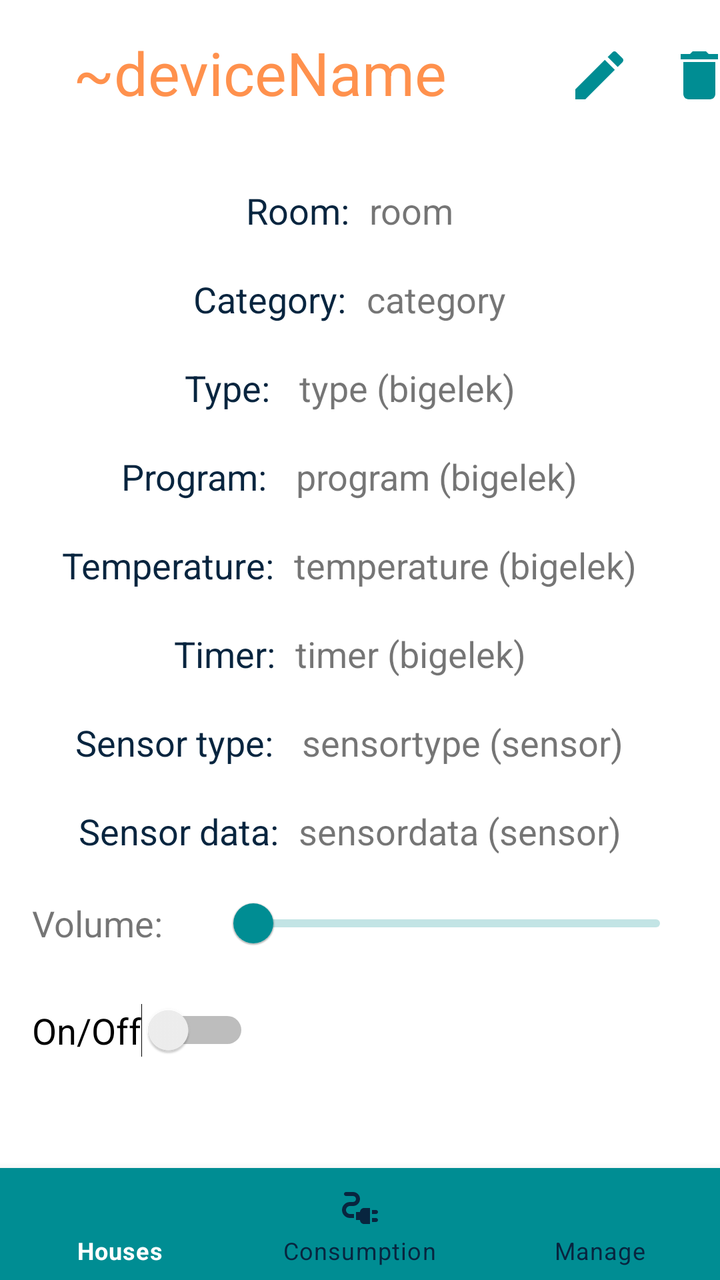
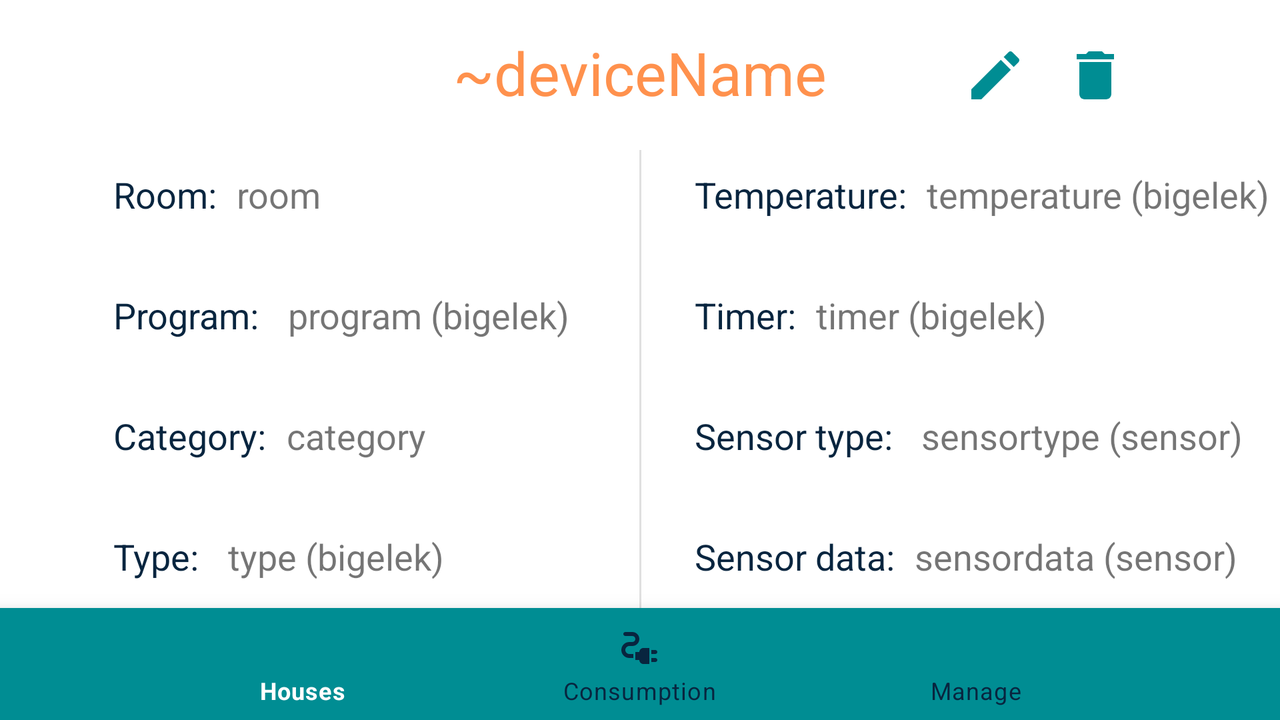

An Android layout and its configuration variant, each rendered on a device that would load it. The default file and the variant file are quoted in full after the pictures.
<!-- AndroidManifest.xml: application theme Theme.SmartHomeMobile -->
<!-- res/layout/activity_device.xml -->
<?xml version="1.0" encoding="utf-8"?>
<androidx.constraintlayout.widget.ConstraintLayout xmlns:android="http://schemas.android.com/apk/res/android"
    xmlns:app="http://schemas.android.com/apk/res-auto"
    xmlns:tools="http://schemas.android.com/tools"
    android:layout_width="match_parent"
    android:layout_height="match_parent"
    tools:context=".DeviceActivity">

    <LinearLayout
        android:id="@+id/linearLayout"
        android:layout_width="match_parent"
        android:layout_height="wrap_content"
        android:layout_marginStart="16dp"
        android:layout_marginTop="24dp"
        android:layout_marginEnd="16dp"
        android:gravity="center"
        android:orientation="vertical"
        android:textAlignment="center"
        android:visibility="visible"
        app:layout_constraintEnd_toEndOf="parent"
        app:layout_constraintHorizontal_bias="1.0"
        app:layout_constraintStart_toStartOf="parent"
        app:layout_constraintTop_toBottomOf="@+id/txtTitleDevice">

        <LinearLayout
            android:layout_width="match_parent"
            android:layout_height="wrap_content"
            android:gravity="center">

            <TextView
                android:id="@+id/lblDeviceRoom"
                android:layout_width="wrap_content"
                android:layout_height="wrap_content"
                android:text="@string/deviceRoomLabel"
                android:textColor="@color/textColorBlue"
                android:textSize="18sp" />

            <TextView
                android:id="@+id/txtDeviceRoom"
                android:layout_width="wrap_content"
                android:layout_height="wrap_content"
                android:layout_margin="10dp"
                android:text="room"
                android:textSize="18sp" />

        </LinearLayout>

        <LinearLayout
            android:layout_width="match_parent"
            android:layout_height="wrap_content"
            android:gravity="center">

            <TextView
                android:id="@+id/lblDeviceCategory"
                android:layout_width="wrap_content"
                android:layout_height="wrap_content"
                android:text="@string/deviceCategoryLabel"
                android:textColor="@color/textColorBlue"
                android:textSize="18sp" />

            <TextView
                android:id="@+id/txtDeviceCategory"
                android:layout_width="wrap_content"
                android:layout_height="wrap_content"
                android:layout_margin="10dp"
                android:text="category"
                android:textSize="18sp" />

        </LinearLayout>


        <LinearLayout
            android:layout_width="match_parent"
            android:layout_height="wrap_content"
            android:gravity="center">

            <TextView
                android:id="@+id/lblBigElekType"
                android:layout_width="wrap_content"
                android:layout_height="wrap_content"
                android:text="@string/deviceTypeLabel"
                android:textColor="@color/textColorBlue"
                android:textSize="18sp" />

            <TextView
                android:id="@+id/txtBigElekType"
                android:layout_width="wrap_content"
                android:layout_height="wrap_content"
                android:layout_margin="10dp"
                android:text="type (bigelek)"
                android:textSize="18sp" />

        </LinearLayout>

        <LinearLayout
            android:layout_width="match_parent"
            android:layout_height="wrap_content"
            android:gravity="center">

            <TextView
                android:id="@+id/lblBigElekProgram"
                android:layout_width="wrap_content"
                android:layout_height="wrap_content"
                android:text="@string/deviceProgramLabel"
                android:textColor="@color/textColorBlue"
                android:textSize="18sp" />

            <TextView
                android:id="@+id/txtBigElekProgram"
                android:layout_width="wrap_content"
                android:layout_height="wrap_content"
                android:layout_margin="10dp"
                android:text="program (bigelek)"
                android:textSize="18sp" />
        </LinearLayout>

        <LinearLayout
            android:layout_width="match_parent"
            android:layout_height="wrap_content"
            android:gravity="center">

            <TextView
                android:id="@+id/lblBigElekTemperature"
                android:layout_width="wrap_content"
                android:layout_height="wrap_content"
                android:text="@string/deviceTempLabel"
                android:textColor="@color/textColorBlue"
                android:textSize="18sp" />

            <TextView
                android:id="@+id/txtBigElekTemperature"
                android:layout_width="wrap_content"
                android:layout_height="wrap_content"
                android:layout_margin="10dp"
                android:text="temperature (bigelek)"
                android:textSize="18sp" />

        </LinearLayout>

        <LinearLayout
            android:layout_width="match_parent"
            android:layout_height="wrap_content"
            android:gravity="center">

            <TextView
                android:id="@+id/lblBigElekTimer"
                android:layout_width="wrap_content"
                android:layout_height="wrap_content"
                android:text="@string/deviceTimerLabel"
                android:textColor="@color/textColorBlue"
                android:textSize="18sp" />

            <TextView
                android:id="@+id/txtBigElekTimer"
                android:layout_width="wrap_content"
                android:layout_height="wrap_content"
                android:layout_margin="10dp"
                android:text="timer (bigelek)"
                android:textSize="18sp" />
        </LinearLayout>

        <LinearLayout
            android:layout_width="match_parent"
            android:layout_height="wrap_content"
            android:gravity="center">

            <TextView
                android:id="@+id/lblSensorType"
                android:layout_width="wrap_content"
                android:layout_height="wrap_content"
                android:text="@string/deviceSensorTypeLabel"
                android:textColor="@color/textColorBlue"
                android:textSize="18sp" />

            <TextView
                android:id="@+id/txtSensorType"
                android:layout_width="wrap_content"
                android:layout_height="wrap_content"
                android:layout_margin="10dp"
                android:text="sensortype (sensor)"
                android:textSize="18sp" />

        </LinearLayout>

        <LinearLayout
            android:layout_width="match_parent"
            android:layout_height="wrap_content"
            android:gravity="center">

            <TextView
                android:id="@+id/lblSensorData"
                android:layout_width="wrap_content"
                android:layout_height="wrap_content"
                android:text="@string/deviceSensorDataLabel"
                android:textColor="@color/textColorBlue"
                android:textSize="18sp" />

            <TextView
                android:id="@+id/txtSensorData"
                android:layout_width="wrap_content"
                android:layout_height="wrap_content"
                android:layout_margin="10dp"
                android:text="sensordata (sensor)"
                android:textSize="18sp" />

        </LinearLayout>
        <LinearLayout
            android:layout_width="match_parent"
            android:layout_height="wrap_content"
            android:gravity="center"
            android:orientation="horizontal">

            <TextView
                android:id="@+id/lblMediaVolume"
                android:layout_width="wrap_content"
                android:layout_height="wrap_content"
                android:text="@string/deviceVolumeLabel"
                android:textSize="18sp" />

            <com.google.android.material.slider.RangeSlider
                android:id="@+id/sliderVolume"
                android:layout_width="wrap_content"
                android:layout_height="wrap_content"
                android:layout_marginLeft="25dp"
                />

        </LinearLayout>

    </LinearLayout>

    <TextView
        android:id="@+id/txtTitleDevice"
        android:layout_width="273dp"
        android:layout_height="43dp"
        android:layout_marginStart="16dp"
        android:layout_marginTop="16dp"
        android:layout_marginEnd="16dp"
        android:editable="true"
        android:fontFamily="sans-serif"
        android:text="~deviceName"
        android:textAlignment="center"
        android:textColor="@color/accent"
        android:textColorHighlight="@color/ic_launcher_background"
        android:textSize="30sp"
        app:layout_constraintEnd_toStartOf="@+id/imgEditDevice"
        app:layout_constraintHorizontal_bias="0.5"
        app:layout_constraintStart_toStartOf="parent"
        app:layout_constraintTop_toTopOf="parent" />

    <ImageView
        android:id="@+id/imgEditDevice"
        android:layout_width="34dp"
        android:layout_height="32dp"
        app:layout_constraintBottom_toBottomOf="@+id/txtTitleDevice"
        app:layout_constraintEnd_toEndOf="parent"
        app:layout_constraintEnd_toStartOf="@+id/imgDeleteDevice"
        app:layout_constraintHorizontal_bias="0.5"
        app:layout_constraintStart_toEndOf="@+id/txtTitleDevice"
        app:layout_constraintTop_toTopOf="@+id/txtTitleDevice"
        app:srcCompat="@drawable/ic_edit_24" />

    <ImageView
        android:id="@+id/imgDeleteDevice"
        android:layout_width="34dp"
        android:layout_height="32dp"
        android:layout_marginStart="16dp"
        android:layout_marginEnd="16dp"
        app:layout_constraintBottom_toBottomOf="@+id/txtTitleDevice"
        app:layout_constraintEnd_toEndOf="parent"
        app:layout_constraintStart_toEndOf="@+id/imgEditDevice"
        app:layout_constraintTop_toTopOf="@+id/txtTitleDevice"
        app:srcCompat="@drawable/ic_delete_24" />

    <com.google.android.material.bottomnavigation.BottomNavigationView
        android:id="@+id/bottomNavigation"
        android:layout_width="match_parent"
        android:layout_height="wrap_content"
        android:layout_alignParentBottom="true"
        android:background="@color/primairy"
        app:itemBackground="@color/primairy"
        app:itemIconTint="@drawable/selector"
        app:itemTextColor="@drawable/selector"
        app:layout_constraintBottom_toBottomOf="parent"
        app:menu="@menu/menu_navigation"
        tools:ignore="MissingConstraints" />

    <Switch
        android:id="@+id/swtchToggleStatusDevice"
        android:layout_width="wrap_content"
        android:layout_height="wrap_content"
        android:layout_marginStart="16dp"
        android:layout_marginTop="16dp"
        android:buttonTint="@color/primairy"
        android:text="@string/onOff"
        android:textSize="18sp"
        app:layout_constraintStart_toStartOf="parent"
        app:layout_constraintTop_toBottomOf="@+id/linearLayout" />

</androidx.constraintlayout.widget.ConstraintLayout>
<!-- resources referenced by this layout -->
<resources>
  <color name="accent">#FF914D</color>
  <color name="primairy">#008D93</color>
  <color name="textColorBlue">#08253f</color>
  <!-- drawable ic_delete_24 (drawable) -->
  <vector android:height="24dp" android:tint="#008D93"
      android:viewportHeight="24" android:viewportWidth="24"
      android:width="24dp" xmlns:android="http://schemas.android.com/apk/res/android">
      <path android:fillColor="@android:color/white" android:pathData="M6,19c0,1.1 0.9,2 2,2h8c1.1,0 2,-0.9 2,-2V7H6v12zM19,4h-3.5l-1,-1h-5l-1,1H5v2h14V4z"/>
  </vector>
  <!-- drawable ic_edit_24 (drawable) -->
  <vector android:height="24dp" android:tint="#008D93"
      android:viewportHeight="24" android:viewportWidth="24"
      android:width="24dp" xmlns:android="http://schemas.android.com/apk/res/android">
      <path android:fillColor="@android:color/white" android:pathData="M3,17.25V21h3.75L17.81,9.94l-3.75,-3.75L3,17.25zM20.71,7.04c0.39,-0.39 0.39,-1.02 0,-1.41l-2.34,-2.34c-0.39,-0.39 -1.02,-0.39 -1.41,0l-1.83,1.83 3.75,3.75 1.83,-1.83z"/>
  </vector>
  <!-- drawable selector (drawable) -->
  <?xml version="1.0" encoding="utf-8"?>
  <selector xmlns:android="http://schemas.android.com/apk/res/android">
      <item
          android:state_selected="true"
          android:color="@color/white"/>
      <item
          android:state_selected="false"
          android:color="@color/textColorBlue"/>
  </selector>
  <string name="deviceCategoryLabel">Category:</string>
  <string name="deviceProgramLabel">"Program: "</string>
  <string name="deviceRoomLabel">Room:</string>
  <string name="deviceSensorDataLabel">Sensor data:</string>
  <string name="deviceSensorTypeLabel">"Sensor type: "</string>
  <string name="deviceTempLabel">Temperature:</string>
  <string name="deviceTimerLabel">Timer:</string>
  <string name="deviceTypeLabel">"Type: "</string>
  <string name="deviceVolumeLabel">"Volume: "</string>
  <string name="onOff">On/Off</string>
  <style name="Theme.SmartHomeMobile" parent="Theme.MaterialComponents.DayNight.DarkActionBar">
          
          <item name="colorPrimary">@color/primairy</item>
          <item name="colorPrimaryVariant">@color/textColorBlue</item>
          <item name="colorOnPrimary">@color/white</item>
          
          <item name="colorSecondary">@color/accent</item>
          <item name="colorSecondaryVariant">@color/primairy</item>
          <item name="colorOnSecondary">@color/black</item>
          
          <item name="android:statusBarColor" tools:targetApi="l">?attr/colorPrimaryVariant</item>
          
      </style>
  <color name="white">#FFFFFFFF</color>
  <color name="black">#FF000000</color>
</resources>
<!-- res/layout-land/activity_device.xml (the repository's variant of the layout above) -->
<!-- drawn on the phone turned sideways -->
<?xml version="1.0" encoding="utf-8"?>
<androidx.constraintlayout.widget.ConstraintLayout xmlns:android="http://schemas.android.com/apk/res/android"
    xmlns:app="http://schemas.android.com/apk/res-auto"
    xmlns:tools="http://schemas.android.com/tools"
    android:layout_width="match_parent"
    android:layout_height="match_parent"
    tools:context=".DeviceActivity">


    <TextView
        android:id="@+id/txtTitleDevice"
        android:layout_width="273dp"
        android:layout_height="43dp"
        android:layout_marginTop="16dp"
        android:editable="true"
        android:fontFamily="sans-serif"
        android:text="~deviceName"
        android:textAlignment="center"
        android:textColor="@color/accent"
        android:textColorHighlight="@color/ic_launcher_background"
        android:textSize="30sp"
        app:layout_constraintEnd_toEndOf="parent"
        app:layout_constraintHorizontal_bias="0.5"
        app:layout_constraintStart_toStartOf="parent"
        app:layout_constraintTop_toTopOf="parent" />

    <LinearLayout
        android:id="@+id/linearLayout17"
        android:layout_width="wrap_content"
        android:layout_height="wrap_content"
        android:layout_marginTop="8dp"
        android:orientation="vertical"
        app:layout_constraintEnd_toStartOf="@+id/divider4"
        app:layout_constraintStart_toStartOf="parent"
        app:layout_constraintTop_toBottomOf="@+id/txtTitleDevice">


        <LinearLayout
            android:id="@+id/linearLayout9"
            android:layout_width="wrap_content"
            android:layout_height="wrap_content"
            android:layout_marginStart="32dp"
            android:layout_marginTop="8dp"
            android:gravity="center"
            app:layout_constraintStart_toStartOf="parent"
            app:layout_constraintTop_toBottomOf="@+id/txtTitleDevice">

            <TextView
                android:id="@+id/lblDeviceRoom"
                android:layout_width="wrap_content"
                android:layout_height="wrap_content"
                android:text="@string/deviceRoomLabel"
                android:textColor="@color/textColorBlue"
                android:textSize="18sp" />

            <TextView
                android:id="@+id/txtDeviceRoom"
                android:layout_width="wrap_content"
                android:layout_height="wrap_content"
                android:layout_margin="10dp"
                android:text="room"
                android:textSize="18sp" />

        </LinearLayout>

        <LinearLayout
            android:id="@+id/linearLayout10"
            android:layout_width="wrap_content"
            android:layout_height="wrap_content"
            android:layout_marginStart="32dp"
            android:layout_marginTop="16dp"
            android:gravity="center"
            app:layout_constraintStart_toStartOf="parent"
            app:layout_constraintTop_toBottomOf="@+id/linearLayout7">

            <TextView
                android:id="@+id/lblBigElekProgram"
                android:layout_width="wrap_content"
                android:layout_height="wrap_content"
                android:text="@string/deviceProgramLabel"
                android:textColor="@color/textColorBlue"
                android:textSize="18sp" />

            <TextView
                android:id="@+id/txtBigElekProgram"
                android:layout_width="wrap_content"
                android:layout_height="wrap_content"
                android:layout_margin="10dp"
                android:text="program (bigelek)"
                android:textSize="18sp" />
        </LinearLayout>

        <LinearLayout
            android:id="@+id/linearLayout12"
            android:layout_width="wrap_content"
            android:layout_height="wrap_content"
            android:layout_marginStart="32dp"
            android:layout_marginTop="16dp"
            android:gravity="center"
            app:layout_constraintStart_toStartOf="parent"
            app:layout_constraintTop_toBottomOf="@+id/linearLayout9">

            <TextView
                android:id="@+id/lblDeviceCategory"
                android:layout_width="wrap_content"
                android:layout_height="wrap_content"
                android:text="@string/deviceCategoryLabel"
                android:textColor="@color/textColorBlue"
                android:textSize="18sp" />

            <TextView
                android:id="@+id/txtDeviceCategory"
                android:layout_width="wrap_content"
                android:layout_height="wrap_content"
                android:layout_margin="10dp"
                android:text="category"
                android:textSize="18sp" />

        </LinearLayout>

        <LinearLayout
            android:id="@+id/linearLayout7"
            android:layout_width="wrap_content"
            android:layout_height="wrap_content"
            android:layout_marginStart="32dp"
            android:layout_marginTop="16dp"
            android:gravity="center"
            app:layout_constraintStart_toStartOf="parent"
            app:layout_constraintTop_toBottomOf="@+id/linearLayout12">

            <TextView
                android:id="@+id/lblBigElekType"
                android:layout_width="wrap_content"
                android:layout_height="wrap_content"
                android:text="@string/deviceTypeLabel"
                android:textColor="@color/textColorBlue"
                android:textSize="18sp" />

            <TextView
                android:id="@+id/txtBigElekType"
                android:layout_width="wrap_content"
                android:layout_height="wrap_content"
                android:layout_margin="10dp"
                android:text="type (bigelek)"
                android:textSize="18sp" />

        </LinearLayout>

        <Switch
            android:id="@+id/swtchToggleStatusDevice"
            android:layout_width="110dp"
            android:layout_height="wrap_content"
            android:layout_marginStart="32dp"
            android:layout_marginTop="16dp"
            android:buttonTint="@color/primairy"
            android:text="@string/onOff"
            android:textSize="18sp" />
    </LinearLayout>


    <LinearLayout
        android:id="@+id/linearLayout18"
        android:layout_width="wrap_content"
        android:layout_height="wrap_content"
        android:layout_marginTop="8dp"
        android:orientation="vertical"
        app:layout_constraintEnd_toEndOf="parent"
        app:layout_constraintStart_toEndOf="@+id/divider4"
        app:layout_constraintTop_toBottomOf="@+id/txtTitleDevice">

        <LinearLayout
            android:id="@+id/linearLayout13"
            android:layout_width="wrap_content"
            android:layout_height="wrap_content"
            android:layout_marginStart="32dp"
            android:layout_marginTop="8dp"
            android:gravity="center"
            app:layout_constraintStart_toEndOf="@+id/divider4"
            app:layout_constraintTop_toBottomOf="@+id/txtTitleDevice">

            <TextView
                android:id="@+id/lblBigElekTemperature"
                android:layout_width="wrap_content"
                android:layout_height="wrap_content"
                android:text="@string/deviceTempLabel"
                android:textColor="@color/textColorBlue"
                android:textSize="18sp" />

            <TextView
                android:id="@+id/txtBigElekTemperature"
                android:layout_width="wrap_content"
                android:layout_height="wrap_content"
                android:layout_margin="10dp"
                android:text="temperature (bigelek)"
                android:textSize="18sp" />

        </LinearLayout>

        <LinearLayout
            android:id="@+id/linearLayout14"
            android:layout_width="wrap_content"
            android:layout_height="wrap_content"
            android:layout_marginStart="32dp"
            android:layout_marginTop="16dp"
            android:gravity="center"
            app:layout_constraintStart_toEndOf="@+id/divider4"
            app:layout_constraintTop_toBottomOf="@+id/linearLayout13">

            <TextView
                android:id="@+id/lblBigElekTimer"
                android:layout_width="wrap_content"
                android:layout_height="wrap_content"
                android:text="@string/deviceTimerLabel"
                android:textColor="@color/textColorBlue"
                android:textSize="18sp" />

            <TextView
                android:id="@+id/txtBigElekTimer"
                android:layout_width="wrap_content"
                android:layout_height="wrap_content"
                android:layout_margin="10dp"
                android:text="timer (bigelek)"
                android:textSize="18sp" />
        </LinearLayout>

        <LinearLayout
            android:id="@+id/linearLayout15"
            android:layout_width="wrap_content"
            android:layout_height="wrap_content"
            android:layout_marginStart="32dp"
            android:layout_marginTop="16dp"
            android:gravity="center"
            app:layout_constraintStart_toEndOf="@+id/divider4"
            app:layout_constraintTop_toBottomOf="@+id/linearLayout14">

            <TextView
                android:id="@+id/lblSensorType"
                android:layout_width="wrap_content"
                android:layout_height="wrap_content"
                android:text="@string/deviceSensorTypeLabel"
                android:textColor="@color/textColorBlue"
                android:textSize="18sp" />

            <TextView
                android:id="@+id/txtSensorType"
                android:layout_width="wrap_content"
                android:layout_height="wrap_content"
                android:layout_margin="10dp"
                android:text="sensortype (sensor)"
                android:textSize="18sp" />

        </LinearLayout>

        <LinearLayout
            android:id="@+id/linearLayout16"
            android:layout_width="wrap_content"
            android:layout_height="wrap_content"
            android:layout_marginStart="32dp"
            android:layout_marginTop="16dp"
            android:gravity="center"
            app:layout_constraintStart_toEndOf="@+id/divider4"
            app:layout_constraintTop_toBottomOf="@+id/linearLayout15">

            <TextView
                android:id="@+id/lblSensorData"
                android:layout_width="wrap_content"
                android:layout_height="wrap_content"
                android:text="@string/deviceSensorDataLabel"
                android:textColor="@color/textColorBlue"
                android:textSize="18sp" />

            <TextView
                android:id="@+id/txtSensorData"
                android:layout_width="wrap_content"
                android:layout_height="wrap_content"
                android:layout_margin="10dp"
                android:text="sensordata (sensor)"
                android:textSize="18sp" />

        </LinearLayout>

        <LinearLayout
            android:layout_width="wrap_content"
            android:layout_height="wrap_content"
            android:layout_marginStart="32dp"
            android:gravity="center"
            android:orientation="horizontal">

            <TextView
                android:id="@+id/lblMediaVolume"
                android:layout_width="wrap_content"
                android:layout_height="wrap_content"
                android:text="@string/deviceVolumeLabel"
                android:textSize="18sp" />

            <com.google.android.material.slider.RangeSlider
                android:id="@+id/sliderVolume"
                android:layout_width="203dp"
                android:layout_height="wrap_content"
                android:layout_marginLeft="25dp" />

        </LinearLayout>

    </LinearLayout>

    <ImageView
        android:id="@+id/imgEditDevice"
        android:layout_width="34dp"
        android:layout_height="32dp"
        android:layout_marginStart="24dp"
        app:layout_constraintBottom_toBottomOf="@+id/txtTitleDevice"
        app:layout_constraintStart_toEndOf="@+id/txtTitleDevice"
        app:layout_constraintTop_toTopOf="@+id/txtTitleDevice"
        app:srcCompat="@drawable/ic_edit_24" />

    <ImageView
        android:id="@+id/imgDeleteDevice"
        android:layout_width="34dp"
        android:layout_height="32dp"
        android:layout_marginStart="16dp"
        app:layout_constraintBottom_toBottomOf="@+id/txtTitleDevice"
        app:layout_constraintStart_toEndOf="@+id/imgEditDevice"
        app:layout_constraintTop_toTopOf="@+id/txtTitleDevice"
        app:srcCompat="@drawable/ic_delete_24" />

    <com.google.android.material.bottomnavigation.BottomNavigationView
        android:id="@+id/bottomNavigation"
        android:layout_width="match_parent"
        android:layout_height="wrap_content"
        android:layout_alignParentBottom="true"
        android:background="@color/primairy"
        app:itemBackground="@color/primairy"
        app:itemIconTint="@drawable/selector"
        app:itemTextColor="@drawable/selector"
        app:layout_constraintBottom_toBottomOf="parent"
        app:menu="@menu/menu_navigation"
        tools:ignore="MissingConstraints" />

    <View
        android:id="@+id/divider4"
        android:layout_width="1dp"
        android:layout_height="0dp"
        android:layout_marginTop="8dp"
        android:background="?android:attr/listDivider"
        app:layout_constraintBottom_toBottomOf="@+id/linearLayout18"
        app:layout_constraintEnd_toEndOf="parent"
        app:layout_constraintStart_toStartOf="parent"
        app:layout_constraintTop_toTopOf="@+id/linearLayout18" />

</androidx.constraintlayout.widget.ConstraintLayout>
